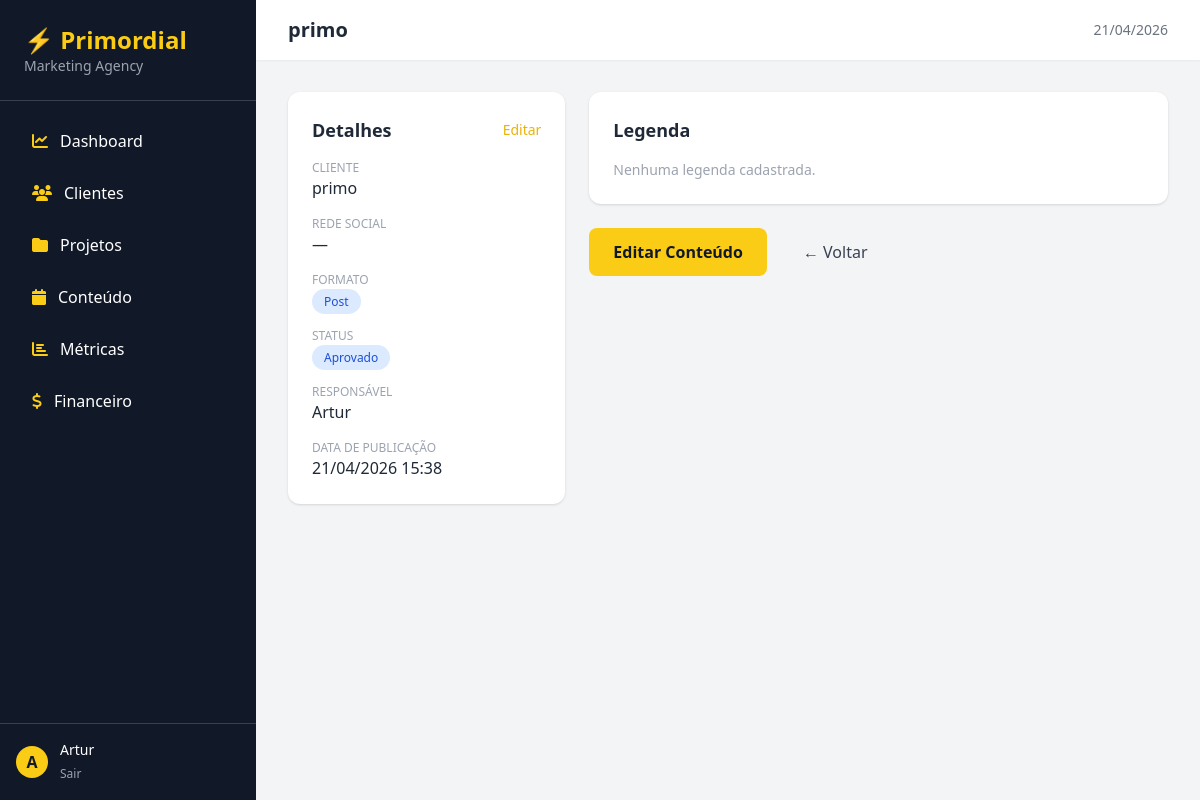
The app's page /conteudo/1/ (signed in) with its own data.
### conteudo/models.py (models this page shows, shortened)
class Conteudo(models.Model):
    STATUS_CHOICES = [
        ('ideia', 'Ideia'),
        ('producao', 'Em Produção'),
        ('revisao', 'Em Revisão'),
        ('aprovado', 'Aprovado'),
        ('publicado', 'Publicado'),
    ]
    FORMATO_CHOICES = [
        ('post', 'Post'),
        ('reels', 'Reels'),
        ('stories', 'Stories'),
        ('carrossel', 'Carrossel'),
        ('video', 'Vídeo'),
        ('artigo', 'Artigo'),
    ]
    titulo = models.CharField(max_length=200)
    cliente = models.ForeignKey(Cliente, on_delete=models.CASCADE, related_name='conteudos')
    rede_social = models.ForeignKey(RedeSocial, on_delete=models.SET_NULL, null=True, blank=True)
    formato = models.CharField(max_length=20, choices=FORMATO_CHOICES)
    status = models.CharField(max_length=20, choices=STATUS_CHOICES, default='ideia')
    responsavel = models.ForeignKey(User, on_delete=models.SET_NULL, null=True, blank=True)
    data_publicacao = models.DateTimeField(null=True, blank=True)
    legenda = models.TextField(blank=True)
    observacoes = models.TextField(blank=True)

### crm/models.py (models this page shows, shortened)
class Cliente(models.Model):
    STATUS_CHOICES = [
        ('lead', 'Lead'),
        ('prospecto', 'Prospecto'),
        ('ativo', 'Ativo'),
        ('inativo', 'Inativo'),
    ]
    nome = models.CharField(max_length=200)
    empresa = models.CharField(max_length=200, blank=True)
    email = models.EmailField()
    telefone = models.CharField(max_length=20, blank=True)
    status = models.CharField(max_length=20, choices=STATUS_CHOICES, default='lead')
    data_entrada = models.DateTimeField(auto_now_add=True)
    observacoes = models.TextField(blank=True)

### conteudo/views.py (the view)
# urls.py: path('<int:pk>/', views.detalhe_conteudo, name='detalhe_conteudo'),
@login_required
def detalhe_conteudo(request, pk):
    conteudo = get_object_or_404(Conteudo, pk=pk)
    return render(request, 'conteudo/detalhe_conteudo.html', {'conteudo': conteudo})

### templates/conteudo/detalhe_conteudo.html (shortened to what this page needs)
{% extends 'base/base.html' %}
{% block page_title %}{{ conteudo.titulo }}{% endblock %}
{% block content %}
<div class="grid grid-cols-1 lg:grid-cols-3 gap-6">
    <div class="lg:col-span-1">
        <div class="bg-white rounded-xl shadow p-6">
            <div class="flex items-center justify-between mb-4">
                <h3 class="text-lg font-semibold text-gray-800">Detalhes</h3>
                <a href="{% url 'editar_conteudo' conteudo.pk %}" class="text-yellow-500 hover:text-yellow-700 text-sm font-medium">Editar</a>
            </div>
            <div class="space-y-4">
                <div>
                    <p class="text-xs text-gray-400 uppercase">Cliente</p>
                    <p class="text-gray-800 font-medium">{{ conteudo.cliente.nome }}</p>
                </div>
                <div>
                    <p class="text-xs text-gray-400 uppercase">Rede Social</p>
                    <p class="text-gray-800">{{ conteudo.rede_social|default:"—" }}</p>
                </div>
                <div>
                    <p class="text-xs text-gray-400 uppercase">Formato</p>
                    <span class="px-3 py-1 rounded-full text-xs font-medium
                        {% if conteudo.formato == 'reels' %}bg-pink-100 text-pink-700
                        {% elif conteudo.formato == 'post' %}bg-blue-100 text-blue-700
                        {% elif conteudo.formato == 'stories' %}bg-purple-100 text-purple-700
                        {% elif conteudo.formato == 'carrossel' %}bg-orange-100 text-orange-700
                        {% else %}bg-gray-100 text-gray-700{% endif %}">
                        {{ conteudo.get_formato_display }}
                    </span>
                </div>
                <div>
                    <p class="text-xs text-gray-400 uppercase">Status</p>
                    <span class="px-3 py-1 rounded-full text-xs font-medium
                        {% if conteudo.status == 'publicado' %}bg-green-100 text-green-700
                        {% elif conteudo.status == 'aprovado' %}bg-blue-100 text-blue-700
                        {% elif conteudo.status == 'revisao' %}bg-yellow-100 text-yellow-700
                        {% elif conteudo.status == 'producao' %}bg-orange-100 text-orange-700
                        {% else %}bg-gray-100 text-gray-700{% endif %}">
                        {{ conteudo.get_status_display }}
                    </span>
                </div>
                <div>
                    <p class="text-xs text-gray-400 uppercase">Responsável</p>
                    <p class="text-gray-800">{{ conteudo.responsavel|default:"—" }}</p>
                </div>
                <div>
                    <p class="text-xs text-gray-400 uppercase">Data de Publicação</p>
                    <p class="text-gray-800">{{ conteudo.data_publicacao|date:"d/m/Y H:i"|default:"—" }}</p>
                </div>
            </div>
        </div>
    </div>
    <div class="lg:col-span-2 space-y-6">
        <div class="bg-white rounded-xl shadow p-6">
            <h3 class="text-lg font-semibold text-gray-800 mb-4">Legenda</h3>
            {% if conteudo.legenda %}
            <p class="text-gray-700 whitespace-pre-line">{{ conteudo.legenda }}</p>
            {% else %}
            <p class="text-gray-400 text-sm">Nenhuma legenda cadastrada.</p>
            {% endif %}
        </div>
        <div class="flex gap-3">
            <a href="{% url 'editar_conteudo' conteudo.pk %}" class="bg-yellow-400 text-gray-900 font-bold px-6 py-3 rounded-lg hover:bg-yellow-500 transition">
                Editar Conteúdo
            </a>
            <a href="{% url 'lista_conteudos' %}" class="bg-gray-100 text-gray-700 font-medium px-6 py-3 rounded-lg hover:bg-gray-200 transition">
                ← Voltar
            </a>
        </div>
    </div>
</div>
{% endblock %}

### templates/base/base.html (shortened to what this page needs)
<!DOCTYPE html>
<html lang="pt-br">
<head>
    <script src="https://cdn.tailwindcss.com"></script>
    <link href="https://cdnjs.cloudflare.com/ajax/libs/font-awesome/6.4.0/css/all.min.css" rel="stylesheet">
</head>
<body class="bg-gray-100 font-sans">
    <div class="flex h-screen">
        <aside class="w-64 bg-gray-900 text-white flex flex-col">
            <div class="p-6 border-b border-gray-700">
                <h1 class="text-2xl font-bold text-yellow-400">⚡ Primordial</h1>
                <p class="text-gray-400 text-sm">Marketing Agency</p>
            </div>
            <nav class="flex-1 p-4 space-y-1">
                <a href="/dashboard/" class="flex items-center gap-3 px-4 py-3 rounded-lg hover:bg-gray-700 transition">
                    <i class="fas fa-chart-line text-yellow-400"></i> Dashboard
                </a>
                <a href="/crm/" class="flex items-center gap-3 px-4 py-3 rounded-lg hover:bg-gray-700 transition">
                    <i class="fas fa-users text-yellow-400"></i> Clientes
                </a>
                <a href="/projetos/" class="flex items-center gap-3 px-4 py-3 rounded-lg hover:bg-gray-700 transition">
                    <i class="fas fa-folder text-yellow-400"></i> Projetos
                </a>
                <a href="/conteudo/" class="flex items-center gap-3 px-4 py-3 rounded-lg hover:bg-gray-700 transition">
                    <i class="fas fa-calendar text-yellow-400"></i> Conteúdo
                </a>
                <a href="/metricas/" class="flex items-center gap-3 px-4 py-3 rounded-lg hover:bg-gray-700 transition">
                    <i class="fas fa-chart-bar text-yellow-400"></i> Métricas
                </a>
                <a href="/financeiro/" class="flex items-center gap-3 px-4 py-3 rounded-lg hover:bg-gray-700 transition">
                    <i class="fas fa-dollar-sign text-yellow-400"></i> Financeiro
                </a>
            </nav>
            <div class="p-4 border-t border-gray-700">
                <div class="flex items-center gap-3">
                    <div class="w-8 h-8 bg-yellow-400 rounded-full flex items-center justify-center text-gray-900 font-bold">
                        {{ request.user.username|first|upper }}
                    </div>
                    <div>
                        <p class="text-sm font-medium">{{ request.user.username }}</p>
                        <a href="/admin/logout/" class="text-xs text-gray-400 hover:text-white">Sair</a>
                    </div>
                </div>
            </div>
        </aside>
        <main class="flex-1 overflow-auto">
            <header class="bg-white shadow-sm px-8 py-4 flex items-center justify-between">
                <h2 class="text-xl font-semibold text-gray-800">{% block page_title %}{% endblock %}</h2>
                <span class="text-sm text-gray-500">{% now "d/m/Y" %}</span>
            </header>
            <div class="p-8">
                {% block content %}{% endblock %}
            </div>
        </main>
    </div>
</body>
</html>

### records on screen
Conteudo: titulo "primo", cliente.nome "primo", rede_social "—", formato "Post", status "Aprovado", responsavel "Artur", data_publicacao "21/04/2026 15:38"

### other values on screen
{{ request.user.username|first|upper }} "A"
{{ request.user.username }} "Artur"
